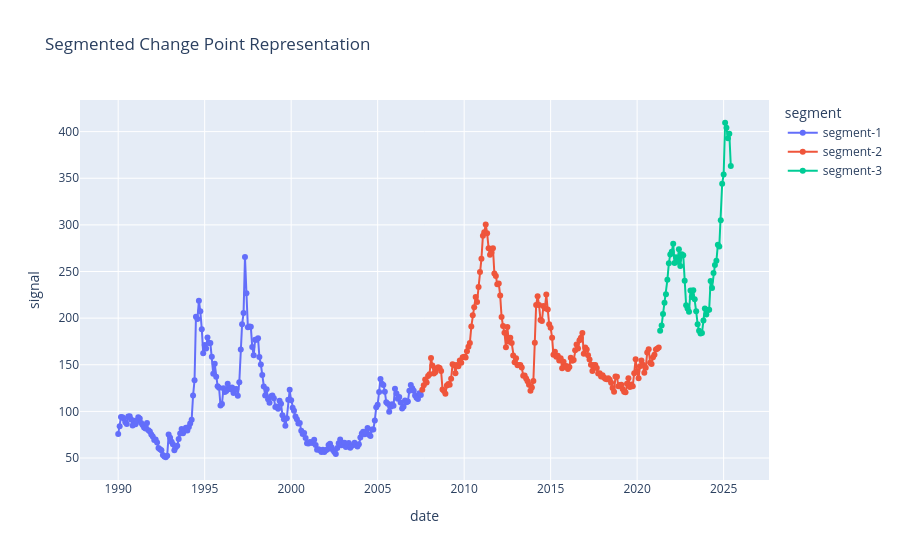

Notebook source saved alongside this figure:
### Code cell
ssv.getVisualization().show()
